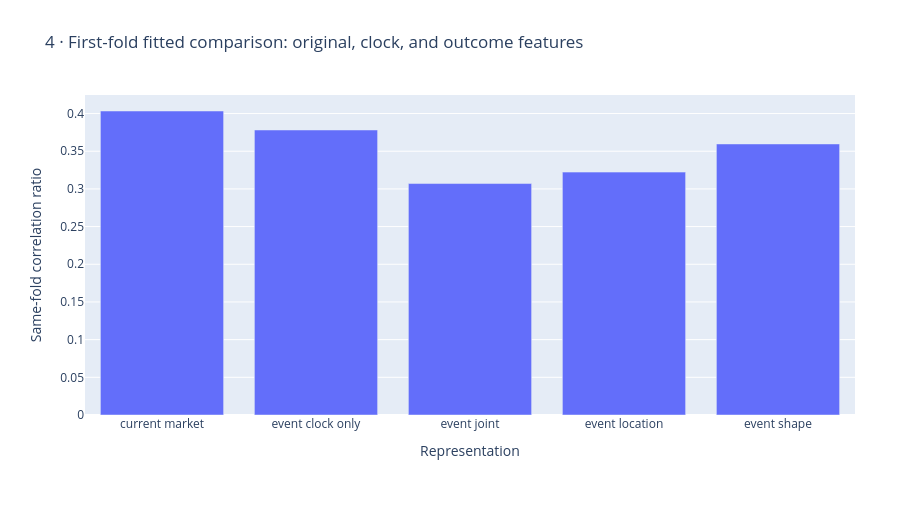

The notebook cell saved with this chart:
### Markdown cell above
## 4 · Same-fold performance

All bars use the first fold:1169–1348. Do not compare their numerical levels with the middle-fold0.167042 or pooled0.309709 baseline.

### Code cell
figures[3].show(renderer='plotly_mimetype')

### Figure 1 — Plotly figure (JSON) as saved in the notebook; plotly's stock layout.template omitted (floating-point values rounded to 4 significant figures)
{"data": [{"type": "bar", "x": ["current market", "event clock only", "event joint", "event location", "event shape"], "y": [0.4034, 0.3782, 0.3071, 0.3223, 0.3597]}], "layout": {"height": 530, "legend": {"orientation": "h", "y": -0.25}, "margin": {"b": 115, "l": 85, "r": 45, "t": 95}, "title": {"text": "4 · First-fold fitted comparison: original, clock, and outcome features"}, "xaxis": {"title": {"text": "Representation"}}, "yaxis": {"title": {"text": "Same-fold correlation ratio"}}}}
